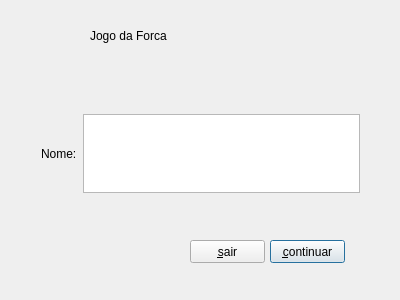
<?xml version="1.0" encoding="UTF-8"?>
<ui version="4.0">
 <class>LoginDialog</class>
 <widget class="QDialog" name="LoginDialog">
  <property name="geometry">
   <rect>
    <x>0</x>
    <y>0</y>
    <width>400</width>
    <height>300</height>
   </rect>
  </property>
  <property name="contextMenuPolicy">
   <enum>Qt::ContextMenuPolicy::DefaultContextMenu</enum>
  </property>
  <property name="windowTitle">
   <string>Dialog</string>
  </property>
  <widget class="QPushButton" name="continueButton">
   <property name="geometry">
    <rect>
     <x>270</x>
     <y>240</y>
     <width>75</width>
     <height>23</height>
    </rect>
   </property>
   <property name="text">
    <string>&amp;continuar</string>
   </property>
  </widget>
  <widget class="QPushButton" name="sairButton">
   <property name="geometry">
    <rect>
     <x>190</x>
     <y>240</y>
     <width>75</width>
     <height>23</height>
    </rect>
   </property>
   <property name="text">
    <string>&amp;sair</string>
   </property>
  </widget>
  <widget class="QWidget" name="verticalLayoutWidget">
   <property name="geometry">
    <rect>
     <x>30</x>
     <y>103</y>
     <width>341</width>
     <height>101</height>
    </rect>
   </property>
   <layout class="QVBoxLayout" name="verticalLayout">
    <item>
     <spacer name="verticalSpacer">
      <property name="orientation">
       <enum>Qt::Orientation::Vertical</enum>
      </property>
      <property name="sizeHint" stdset="0">
       <size>
        <width>20</width>
        <height>40</height>
       </size>
      </property>
     </spacer>
    </item>
    <item>
     <layout class="QHBoxLayout" name="horizontalLayout_2">
      <item>
       <widget class="QLabel" name="label">
        <property name="text">
         <string>Nome:</string>
        </property>
        <property name="buddy">
         <cstring>nomeTextEdit</cstring>
        </property>
       </widget>
      </item>
      <item>
       <widget class="QTextEdit" name="nomeTextEdit">
        <property name="layoutDirection">
         <enum>Qt::LayoutDirection::LeftToRight</enum>
        </property>
        <property name="styleSheet">
         <string notr="true">font: 18pt &quot;Sans Serif&quot;;</string>
        </property>
        <property name="verticalScrollBarPolicy">
         <enum>Qt::ScrollBarPolicy::ScrollBarAlwaysOff</enum>
        </property>
        <property name="lineWrapMode">
         <enum>QTextEdit::LineWrapMode::NoWrap</enum>
        </property>
        <property name="placeholderText">
         <string/>
        </property>
       </widget>
      </item>
     </layout>
    </item>
    <item>
     <layout class="QHBoxLayout" name="horizontalLayout_3"/>
    </item>
    <item>
     <spacer name="verticalSpacer_2">
      <property name="orientation">
       <enum>Qt::Orientation::Vertical</enum>
      </property>
      <property name="sizeHint" stdset="0">
       <size>
        <width>20</width>
        <height>40</height>
       </size>
      </property>
     </spacer>
    </item>
   </layout>
  </widget>
  <widget class="QLabel" name="label_2">
   <property name="geometry">
    <rect>
     <x>90</x>
     <y>10</y>
     <width>281</width>
     <height>51</height>
    </rect>
   </property>
   <property name="styleSheet">
    <string notr="true">font: 24pt &quot;Sans Serif&quot;;</string>
   </property>
   <property name="text">
    <string>Jogo da Forca</string>
   </property>
  </widget>
 </widget>
 <layoutdefault spacing="6" margin="11"/>
 <resources/>
 <connections>
  <connection>
   <sender>sairButton</sender>
   <signal>clicked()</signal>
   <receiver>LoginDialog</receiver>
   <slot>reject()</slot>
   <hints>
    <hint type="sourcelabel">
     <x>221</x>
     <y>253</y>
    </hint>
    <hint type="destinationlabel">
     <x>233</x>
     <y>280</y>
    </hint>
   </hints>
  </connection>
 </connections>
</ui>
